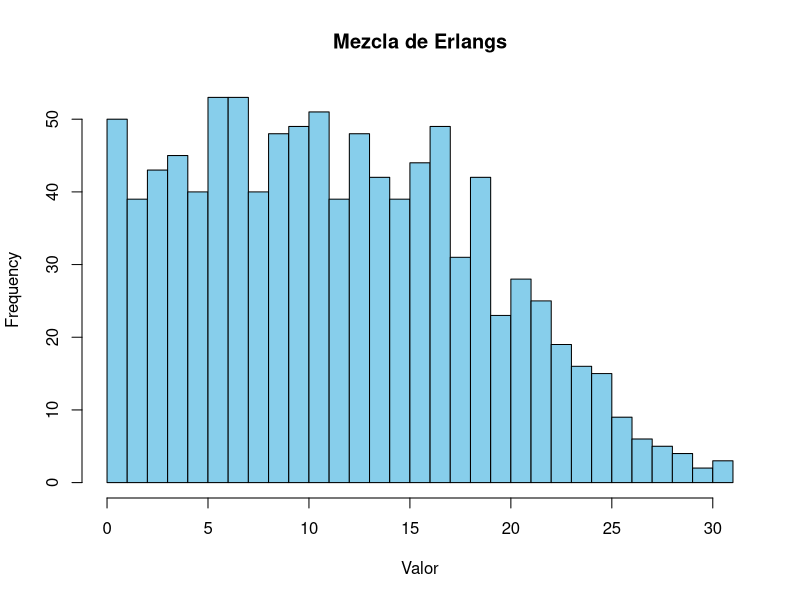

Here is the R script that generated this plot:
# Paso 1: Definir parámetros
n <- 33                          # Número de componentes en la mezcla
pi_vec <- rep(1/n, n) # Probabilidades de mezcla (suman 1)
pi_vec
beta <- 1.5                         # Tasa de los Erlang (beta > 0)
sample_size <- 1000                # Tamaño de la muestra

# Paso 2: Validar
stopifnot(length(pi_vec) == n, sum(pi_vec) == 1, all(pi_vec >= 0), beta > 0)

# Paso 3: Simular muestra
set.seed(123)  # Para reproducibilidad

# 1. Elegir componente de mezcla para cada muestra
componentes <- sample(1:n, size = sample_size, replace = TRUE, prob = pi_vec)

# 2. Generar muestras Erlang (Erlang(k, beta) = suma de k exp(beta))
muestra <- sapply(componentes, function(k) sum(rexp(k, rate = beta)))

# Resultado
hist(muestra, breaks = 40, main = "Mezcla de Erlangs", col = "skyblue", xlab = "Valor")

# Paso 4: Media teórica
a <- sum(pi_vec * (1:n)/beta)
a
b <- mean(muestra)
b
